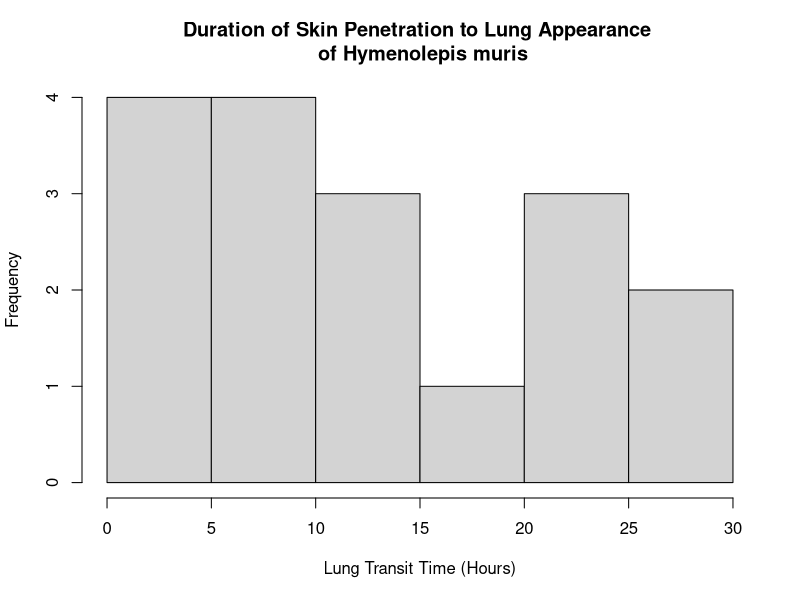
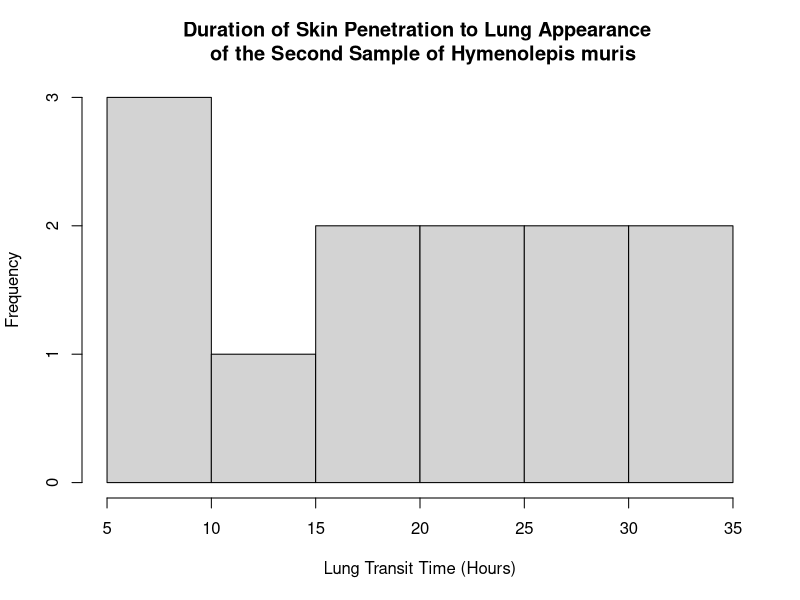
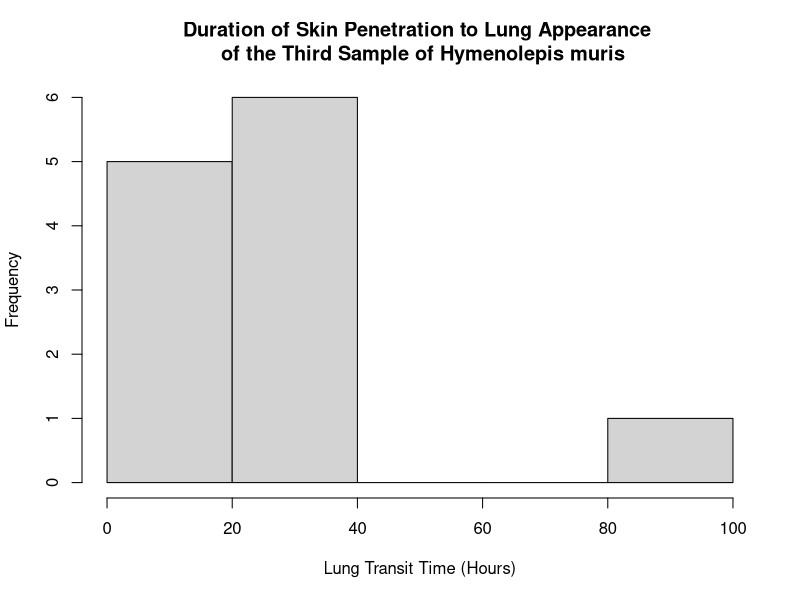
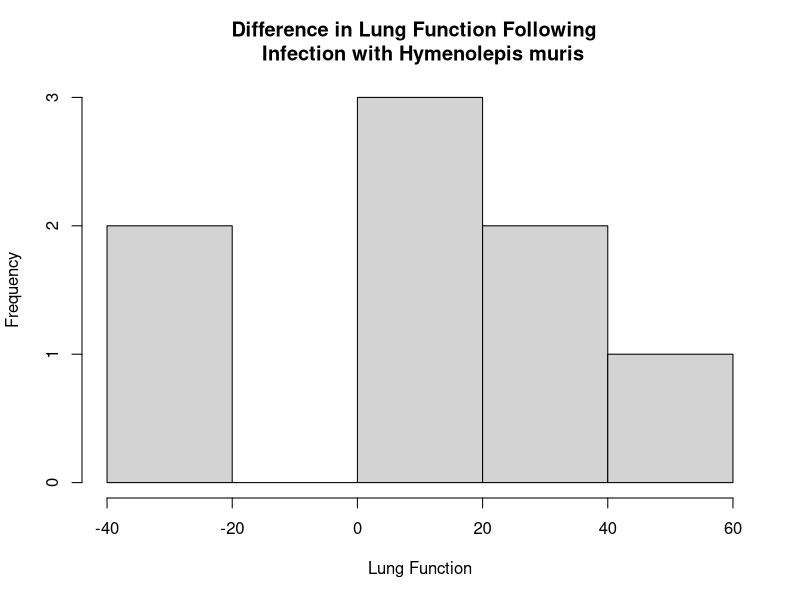

Source code (R) for these figures, in order:
## ---- chunk 1
knitr::opts_chunk$set(echo = TRUE)
## ---- chunk 2
setwd("D:/git/DPH101-xjtlu/Y3/week09_lec_11.11")
getwd()
## ---- chunk 3
TAPE.1 <- c(14, 9, 18, 26, 12, 0, 10, 4, 8, 21, 28, 24, 24, 2, 3, 14, 9)
## ---- chunk 4
hist(TAPE.1,
     xlab = "Lung Transit Time (Hours)",
     main = "Duration of Skin Penetration to Lung Appearance \n of Hymenolepis muris")
## ---- chunk 5
summary(TAPE.1)
## ---- chunk 6
t.test(TAPE.1, 
       mu = 15,
       alternative = c("two.sided"),
       conf.level = 0.99)
## ---- chunk 7
TAPE.2 <- c(19, 13, 22, 31, 17, 5, 25, 32, 29, 29, 7, 9)
hist(TAPE.2,
     xlab = "Lung Transit Time (Hours)",
     main = "Duration of Skin Penetration to Lung Appearance \n of the Second Sample of Hymenolepis muris")
summary(TAPE.2)
## ---- chunk 8
t.test(TAPE.1, TAPE.2,
       alternative = c("two.sided"),
       var.equal = TRUE,
       conf.level = 0.95)
## ---- chunk 9
TAPE.3 <- c(91, 13, 22, 31, 17, 5, 25, 32, 29, 29, 7, 9)
hist(TAPE.3,
     xlab = "Lung Transit Time (Hours)",
     main = "Duration of Skin Penetration to Lung Appearance \n of the Third Sample of Hymenolepis muris")
summary(TAPE.3)
## ---- chunk 10
t.test(TAPE.1, TAPE.3,
       alternative = c("two.sided"),
       var.equal = FALSE,
       conf.level = 0.95)
## ---- chunk 11
TAPE.BEFORE <- c(20.0, 63.3, 96.0, 9.2, 3.1, 50.0, 33.0, 69.0)
TAPE.AFTER <- c(63.5, 91.5, 59.0, 37.8, 10.1, 19.6, 41.0, 87.8)
TAPE.DELTA <- TAPE.AFTER - TAPE.BEFORE

hist(TAPE.DELTA,
     xlab = "Lung Function",
     main = "Difference in Lung Function Following  \n Infection with Hymenolepis muris")
summary(TAPE.DELTA)
## ---- chunk 12
t.test(TAPE.AFTER, TAPE.BEFORE,
       alternative = c("two.sided"),
       paired = TRUE,
       conf.level = 0.90)
